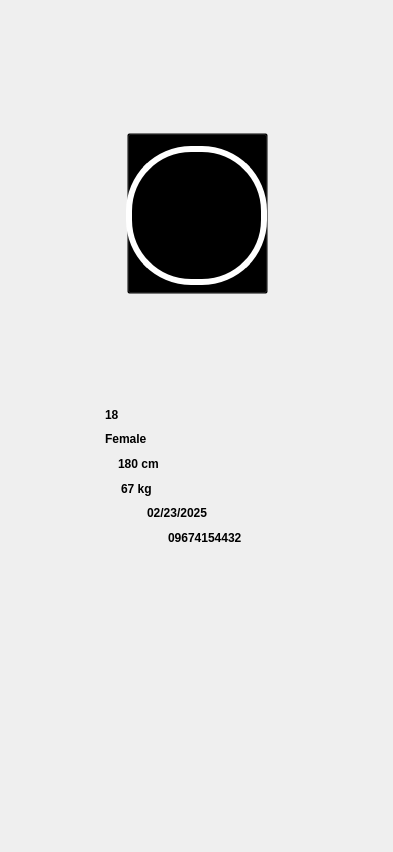
<?xml version="1.0" encoding="UTF-8"?>
<ui version="4.0">
 <class>Form</class>
 <widget class="QWidget" name="Form">
  <property name="geometry">
   <rect>
    <x>0</x>
    <y>0</y>
    <width>393</width>
    <height>852</height>
   </rect>
  </property>
  <property name="minimumSize">
   <size>
    <width>393</width>
    <height>852</height>
   </size>
  </property>
  <property name="maximumSize">
   <size>
    <width>393</width>
    <height>852</height>
   </size>
  </property>
  <property name="windowTitle">
   <string>Form</string>
  </property>
  <widget class="QStackedWidget" name="stackedWidget">
   <property name="geometry">
    <rect>
     <x>0</x>
     <y>0</y>
     <width>393</width>
     <height>852</height>
    </rect>
   </property>
   <property name="styleSheet">
    <string notr="true">background:none;
background-color:transparent;</string>
   </property>
   <property name="currentIndex">
    <number>0</number>
   </property>
   <widget class="QWidget" name="Profile">
    <property name="styleSheet">
     <string notr="true">background-image: url(:/newPrefix/Profile.png);</string>
    </property>
    <widget class="QPushButton" name="ProfileButton">
     <property name="geometry">
      <rect>
       <x>127</x>
       <y>133</y>
       <width>141</width>
       <height>161</height>
      </rect>
     </property>
     <property name="styleSheet">
      <string notr="true">background:none;
background-color:transparent;</string>
     </property>
     <property name="text">
      <string/>
     </property>
    </widget>
    <widget class="QPushButton" name="BackButton">
     <property name="geometry">
      <rect>
       <x>28</x>
       <y>60</y>
       <width>41</width>
       <height>45</height>
      </rect>
     </property>
     <property name="styleSheet">
      <string notr="true">background:none;
background-color:transparent;</string>
     </property>
     <property name="text">
      <string/>
     </property>
     <property name="iconSize">
      <size>
       <width>25</width>
       <height>25</height>
      </size>
     </property>
     <property name="autoDefault">
      <bool>false</bool>
     </property>
     <property name="flat">
      <bool>true</bool>
     </property>
    </widget>
    <widget class="QPushButton" name="ProfileButton_6">
     <property name="geometry">
      <rect>
       <x>126</x>
       <y>146</y>
       <width>141</width>
       <height>139</height>
      </rect>
     </property>
     <property name="styleSheet">
      <string notr="true">background:none;
border-image: url(:/newPrefix/ghjkjk.jpeg);
border-radius: 65px;
 border: 6px solid white;

</string>
     </property>
     <property name="text">
      <string/>
     </property>
    </widget>
    <widget class="QLabel" name="ageLabel">
     <property name="geometry">
      <rect>
       <x>105</x>
       <y>407</y>
       <width>188</width>
       <height>16</height>
      </rect>
     </property>
     <property name="font">
      <font>
       <family>Arial</family>
       <weight>75</weight>
       <bold>true</bold>
      </font>
     </property>
     <property name="styleSheet">
      <string notr="true">background:none;
background-color:transparent;</string>
     </property>
     <property name="text">
      <string>18</string>
     </property>
    </widget>
    <widget class="QLabel" name="sexLabel">
     <property name="geometry">
      <rect>
       <x>105</x>
       <y>431</y>
       <width>189</width>
       <height>16</height>
      </rect>
     </property>
     <property name="font">
      <font>
       <family>Arial</family>
       <weight>75</weight>
       <bold>true</bold>
      </font>
     </property>
     <property name="styleSheet">
      <string notr="true">background:none;
background-color:transparent;</string>
     </property>
     <property name="text">
      <string>Female</string>
     </property>
    </widget>
    <widget class="QLabel" name="heightLabel">
     <property name="geometry">
      <rect>
       <x>118</x>
       <y>456</y>
       <width>187</width>
       <height>16</height>
      </rect>
     </property>
     <property name="font">
      <font>
       <family>Arial</family>
       <weight>75</weight>
       <bold>true</bold>
      </font>
     </property>
     <property name="styleSheet">
      <string notr="true">background:none;
background-color:transparent;</string>
     </property>
     <property name="text">
      <string>180 cm</string>
     </property>
    </widget>
    <widget class="QLabel" name="weightLabel">
     <property name="geometry">
      <rect>
       <x>121</x>
       <y>481</y>
       <width>185</width>
       <height>16</height>
      </rect>
     </property>
     <property name="font">
      <font>
       <family>Arial</family>
       <weight>75</weight>
       <bold>true</bold>
      </font>
     </property>
     <property name="styleSheet">
      <string notr="true">background:none;
background-color:transparent;</string>
     </property>
     <property name="text">
      <string>67 kg</string>
     </property>
    </widget>
    <widget class="QLabel" name="dateLabel">
     <property name="geometry">
      <rect>
       <x>147</x>
       <y>505</y>
       <width>184</width>
       <height>16</height>
      </rect>
     </property>
     <property name="font">
      <font>
       <family>Arial</family>
       <weight>75</weight>
       <bold>true</bold>
      </font>
     </property>
     <property name="styleSheet">
      <string notr="true">background:none;
background-color:transparent;</string>
     </property>
     <property name="text">
      <string>02/23/2025</string>
     </property>
    </widget>
    <widget class="QLabel" name="contactLabel">
     <property name="geometry">
      <rect>
       <x>168</x>
       <y>528</y>
       <width>181</width>
       <height>20</height>
      </rect>
     </property>
     <property name="font">
      <font>
       <family>Arial</family>
       <weight>75</weight>
       <bold>true</bold>
      </font>
     </property>
     <property name="styleSheet">
      <string notr="true">background:none;
background-color:transparent;</string>
     </property>
     <property name="text">
      <string>09674154432</string>
     </property>
    </widget>
    <widget class="QLabel" name="bmiLabel">
     <property name="geometry">
      <rect>
       <x>103</x>
       <y>655</y>
       <width>191</width>
       <height>16</height>
      </rect>
     </property>
     <property name="font">
      <font>
       <family>Arial</family>
       <weight>75</weight>
       <bold>true</bold>
      </font>
     </property>
     <property name="styleSheet">
      <string notr="true">background:none;
background-color:transparent;</string>
     </property>
     <property name="text">
      <string/>
     </property>
    </widget>
    <widget class="QLabel" name="bpLabel">
     <property name="geometry">
      <rect>
       <x>162</x>
       <y>680</y>
       <width>183</width>
       <height>16</height>
      </rect>
     </property>
     <property name="font">
      <font>
       <family>Arial</family>
       <weight>75</weight>
       <bold>true</bold>
      </font>
     </property>
     <property name="styleSheet">
      <string notr="true">background:none;
background-color:transparent;</string>
     </property>
     <property name="text">
      <string/>
     </property>
    </widget>
    <widget class="QLabel" name="heartLabel">
     <property name="geometry">
      <rect>
       <x>137</x>
       <y>705</y>
       <width>188</width>
       <height>20</height>
      </rect>
     </property>
     <property name="font">
      <font>
       <family>Arial</family>
       <weight>75</weight>
       <bold>true</bold>
      </font>
     </property>
     <property name="styleSheet">
      <string notr="true">background:none;
background-color:transparent;</string>
     </property>
     <property name="text">
      <string/>
     </property>
    </widget>
    <widget class="QLabel" name="cholesterolLabel">
     <property name="geometry">
      <rect>
       <x>168</x>
       <y>733</y>
       <width>188</width>
       <height>16</height>
      </rect>
     </property>
     <property name="font">
      <font>
       <family>Arial</family>
       <weight>75</weight>
       <bold>true</bold>
      </font>
     </property>
     <property name="styleSheet">
      <string notr="true">background:none;
background-color:transparent;</string>
     </property>
     <property name="text">
      <string/>
     </property>
    </widget>
   </widget>
   <widget class="QWidget" name="Dashboard">
    <property name="styleSheet">
     <string notr="true">background-image: url(:/newPrefix/Group 242.png);</string>
    </property>
    <widget class="QPushButton" name="BackButtonPage2">
     <property name="geometry">
      <rect>
       <x>17</x>
       <y>10</y>
       <width>31</width>
       <height>31</height>
      </rect>
     </property>
     <property name="toolTip">
      <string>&lt;html&gt;&lt;head/&gt;&lt;body&gt;&lt;p&gt;&lt;img src=&quot;:/Back Button.png&quot;/&gt;&lt;/p&gt;&lt;/body&gt;&lt;/html&gt;</string>
     </property>
     <property name="styleSheet">
      <string notr="true">
border-style: outset;</string>
     </property>
     <property name="text">
      <string/>
     </property>
     <property name="iconSize">
      <size>
       <width>25</width>
       <height>25</height>
      </size>
     </property>
     <property name="autoDefault">
      <bool>false</bool>
     </property>
     <property name="flat">
      <bool>true</bool>
     </property>
    </widget>
    <widget class="QPushButton" name="FeatureButton">
     <property name="geometry">
      <rect>
       <x>149</x>
       <y>747</y>
       <width>93</width>
       <height>71</height>
      </rect>
     </property>
     <property name="styleSheet">
      <string notr="true">background:none;</string>
     </property>
     <property name="text">
      <string/>
     </property>
     <property name="flat">
      <bool>true</bool>
     </property>
    </widget>
    <widget class="QPushButton" name="ProfileButton_2">
     <property name="geometry">
      <rect>
       <x>128</x>
       <y>48</y>
       <width>135</width>
       <height>132</height>
      </rect>
     </property>
     <property name="styleSheet">
      <string notr="true">background:none;
border-image: url(:/newPrefix/ghjkjk.jpeg);
border-radius: 65px;
 border: 6px solid white;

</string>
     </property>
     <property name="text">
      <string/>
     </property>
    </widget>
    <widget class="QPushButton" name="SettingButton">
     <property name="geometry">
      <rect>
       <x>285</x>
       <y>791</y>
       <width>82</width>
       <height>48</height>
      </rect>
     </property>
     <property name="styleSheet">
      <string notr="true">background-color: transparent;
background:none;</string>
     </property>
     <property name="text">
      <string/>
     </property>
     <property name="flat">
      <bool>true</bool>
     </property>
    </widget>
    <widget class="QPushButton" name="ProfileButton_5">
     <property name="geometry">
      <rect>
       <x>21</x>
       <y>791</y>
       <width>93</width>
       <height>46</height>
      </rect>
     </property>
     <property name="styleSheet">
      <string notr="true">background-color: transparent;
background:none;</string>
     </property>
     <property name="text">
      <string/>
     </property>
     <property name="flat">
      <bool>true</bool>
     </property>
    </widget>
    <widget class="QScrollArea" name="scrollArea">
     <property name="geometry">
      <rect>
       <x>6</x>
       <y>341</y>
       <width>384</width>
       <height>399</height>
      </rect>
     </property>
     <property name="styleSheet">
      <string notr="true">QScrollArea{
background:none;
background-color:transparent;
}</string>
     </property>
     <property name="frameShape">
      <enum>QFrame::NoFrame</enum>
     </property>
     <property name="frameShadow">
      <enum>QFrame::Plain</enum>
     </property>
     <property name="lineWidth">
      <number>0</number>
     </property>
     <property name="verticalScrollBarPolicy">
      <enum>Qt::ScrollBarAlwaysOn</enum>
     </property>
     <property name="horizontalScrollBarPolicy">
      <enum>Qt::ScrollBarAlwaysOff</enum>
     </property>
     <property name="sizeAdjustPolicy">
      <enum>QAbstractScrollArea::AdjustToContents</enum>
     </property>
     <property name="widgetResizable">
      <bool>true</bool>
     </property>
     <property name="alignment">
      <set>Qt::AlignCenter</set>
     </property>
     <widget class="QWidget" name="scrollAreaWidgetContents">
      <property name="geometry">
       <rect>
        <x>0</x>
        <y>0</y>
        <width>367</width>
        <height>399</height>
       </rect>
      </property>
      <property name="styleSheet">
       <string notr="true">background:none;
background-color: transparent</string>
      </property>
      <widget class="QWidget" name="widget_6" native="true">
       <property name="geometry">
        <rect>
         <x>-2</x>
         <y>8</y>
         <width>384</width>
         <height>123</height>
        </rect>
       </property>
       <property name="styleSheet">
        <string notr="true">border-radius:8px;
background-color: rgb(153, 188, 133);
background:none;
</string>
       </property>
       <widget class="QPushButton" name="ProfileButton_4">
        <property name="geometry">
         <rect>
          <x>300</x>
          <y>-10</y>
          <width>41</width>
          <height>91</height>
         </rect>
        </property>
        <property name="styleSheet">
         <string notr="true">background:none;
background-color:transparent;
</string>
        </property>
        <property name="text">
         <string/>
        </property>
       </widget>
       <widget class="QWidget" name="widget_4" native="true">
        <property name="geometry">
         <rect>
          <x>110</x>
          <y>30</y>
          <width>71</width>
          <height>61</height>
         </rect>
        </property>
        <property name="styleSheet">
         <string notr="true">border-image: url(:/newPrefix/pancit-canton.jpg);
border-radius:8px;</string>
        </property>
       </widget>
       <widget class="QWidget" name="widget_7" native="true">
        <property name="geometry">
         <rect>
          <x>200</x>
          <y>30</y>
          <width>71</width>
          <height>61</height>
         </rect>
        </property>
        <property name="styleSheet">
         <string notr="true">border-image: url(:/newPrefix/kare.jpg);
border-radius:8px;</string>
        </property>
       </widget>
       <widget class="QPushButton" name="recipeButton">
        <property name="geometry">
         <rect>
          <x>-4</x>
          <y>-6</y>
          <width>388</width>
          <height>133</height>
         </rect>
        </property>
        <property name="styleSheet">
         <string notr="true">border-radius:8px;
background-image: url(:/newPrefix/Group 250.png);
background-color:transparent;
</string>
        </property>
        <property name="text">
         <string/>
        </property>
       </widget>
      </widget>
      <widget class="QWidget" name="widget_5" native="true">
       <property name="geometry">
        <rect>
         <x>-1</x>
         <y>148</y>
         <width>381</width>
         <height>120</height>
        </rect>
       </property>
       <property name="styleSheet">
        <string notr="true">background:none;
background-color:transparent;
</string>
       </property>
       <widget class="QPushButton" name="ProfileButton_3">
        <property name="geometry">
         <rect>
          <x>332</x>
          <y>7</y>
          <width>25</width>
          <height>54</height>
         </rect>
        </property>
        <property name="styleSheet">
         <string notr="true">background:none;
background-color: transparent;</string>
        </property>
        <property name="text">
         <string/>
        </property>
       </widget>
      </widget>
      <widget class="QPushButton" name="calendarButton">
       <property name="geometry">
        <rect>
         <x>-1</x>
         <y>258</y>
         <width>386</width>
         <height>133</height>
        </rect>
       </property>
       <property name="styleSheet">
        <string notr="true">border-radius:8px;
background-image: url(:/newPrefix/Group 251.png);
</string>
       </property>
       <property name="text">
        <string/>
       </property>
      </widget>
      <widget class="QPushButton" name="waterButton">
       <property name="geometry">
        <rect>
         <x>-4</x>
         <y>129</y>
         <width>379</width>
         <height>132</height>
        </rect>
       </property>
       <property name="styleSheet">
        <string notr="true">border-radius:8px;
background-image: url(:/newPrefix/Group 252.png);
background-color:transparent;
</string>
       </property>
       <property name="text">
        <string/>
       </property>
      </widget>
     </widget>
    </widget>
    <widget class="QLabel" name="userName2">
     <property name="geometry">
      <rect>
       <x>204</x>
       <y>256</y>
       <width>159</width>
       <height>44</height>
      </rect>
     </property>
     <property name="font">
      <font>
       <family>Arial</family>
       <pointsize>29</pointsize>
       <weight>75</weight>
       <bold>true</bold>
      </font>
     </property>
     <property name="styleSheet">
      <string notr="true">background:none;
color: rgb(255, 255, 255);
background-color:transparent;</string>
     </property>
     <property name="midLineWidth">
      <number>-1</number>
     </property>
     <property name="text">
      <string>Jana</string>
     </property>
     <property name="alignment">
      <set>Qt::AlignLeading|Qt::AlignLeft|Qt::AlignVCenter</set>
     </property>
    </widget>
    <widget class="QLabel" name="userName">
     <property name="geometry">
      <rect>
       <x>88</x>
       <y>190</y>
       <width>209</width>
       <height>44</height>
      </rect>
     </property>
     <property name="font">
      <font>
       <family>Arial</family>
       <pointsize>14</pointsize>
       <weight>75</weight>
       <bold>true</bold>
      </font>
     </property>
     <property name="styleSheet">
      <string notr="true">background:none;
color: rgb(0, 0, 0);
background-color:transparent;</string>
     </property>
     <property name="midLineWidth">
      <number>-1</number>
     </property>
     <property name="text">
      <string>@jana</string>
     </property>
     <property name="alignment">
      <set>Qt::AlignCenter</set>
     </property>
    </widget>
    <zorder>scrollArea</zorder>
    <zorder>BackButtonPage2</zorder>
    <zorder>FeatureButton</zorder>
    <zorder>ProfileButton_2</zorder>
    <zorder>SettingButton</zorder>
    <zorder>ProfileButton_5</zorder>
    <zorder>userName2</zorder>
    <zorder>userName</zorder>
   </widget>
   <widget class="QWidget" name="Calendar3">
    <property name="styleSheet">
     <string notr="true">background-image: url(:/newPrefix/Group 255.png);</string>
    </property>
    <widget class="QPushButton" name="BackButtonPage3">
     <property name="geometry">
      <rect>
       <x>303</x>
       <y>15</y>
       <width>31</width>
       <height>31</height>
      </rect>
     </property>
     <property name="toolTip">
      <string>&lt;html&gt;&lt;head/&gt;&lt;body&gt;&lt;p&gt;&lt;img src=&quot;:/Back Button.png&quot;/&gt;&lt;/p&gt;&lt;/body&gt;&lt;/html&gt;</string>
     </property>
     <property name="styleSheet">
      <string notr="true">background:none;
background-color:transparent;</string>
     </property>
     <property name="text">
      <string/>
     </property>
     <property name="iconSize">
      <size>
       <width>25</width>
       <height>25</height>
      </size>
     </property>
     <property name="autoDefault">
      <bool>false</bool>
     </property>
    </widget>
    <widget class="QPushButton" name="logOut">
     <property name="geometry">
      <rect>
       <x>28</x>
       <y>800</y>
       <width>29</width>
       <height>24</height>
      </rect>
     </property>
     <property name="styleSheet">
      <string notr="true">background-color: rgb(0, 110, 156);
border-radius: 12px;
color: white; 
text-align: center; 
font-size: 12px;
background:none;</string>
     </property>
     <property name="text">
      <string/>
     </property>
     <property name="flat">
      <bool>true</bool>
     </property>
    </widget>
    <widget class="QPushButton" name="BackButton_2">
     <property name="geometry">
      <rect>
       <x>37</x>
       <y>35</y>
       <width>31</width>
       <height>31</height>
      </rect>
     </property>
     <property name="toolTip">
      <string>&lt;html&gt;&lt;head/&gt;&lt;body&gt;&lt;p&gt;&lt;img src=&quot;:/Back Button.png&quot;/&gt;&lt;/p&gt;&lt;/body&gt;&lt;/html&gt;</string>
     </property>
     <property name="styleSheet">
      <string notr="true">background:none;
background-color:transparent;</string>
     </property>
     <property name="text">
      <string/>
     </property>
     <property name="iconSize">
      <size>
       <width>25</width>
       <height>25</height>
      </size>
     </property>
     <property name="autoDefault">
      <bool>false</bool>
     </property>
     <property name="flat">
      <bool>true</bool>
     </property>
    </widget>
    <widget class="QLineEdit" name="nameBox">
     <property name="geometry">
      <rect>
       <x>32</x>
       <y>153</y>
       <width>327</width>
       <height>37</height>
      </rect>
     </property>
     <property name="styleSheet">
      <string notr="true">QLineEdit{
background-color: white;
background:none;
border-radius: 10px;
padding: 10px;
border: 3px solid #86CCFF}</string>
     </property>
     <property name="text">
      <string/>
     </property>
    </widget>
    <widget class="QLineEdit" name="contactBox">
     <property name="geometry">
      <rect>
       <x>31</x>
       <y>427</y>
       <width>327</width>
       <height>37</height>
      </rect>
     </property>
     <property name="styleSheet">
      <string notr="true">QLineEdit{
background-color: white;
background:none;
border-radius: 10px;
padding: 10px;
border: 3px solid #86CCFF}</string>
     </property>
     <property name="text">
      <string/>
     </property>
    </widget>
    <widget class="QLineEdit" name="dateBox">
     <property name="geometry">
      <rect>
       <x>31</x>
       <y>291</y>
       <width>154</width>
       <height>37</height>
      </rect>
     </property>
     <property name="styleSheet">
      <string notr="true">QLineEdit{
background-color: white;
background:none;
border-radius: 10px;
padding: 10px;
border: 3px solid #86CCFF}</string>
     </property>
     <property name="text">
      <string/>
     </property>
    </widget>
    <widget class="QLineEdit" name="sexBox">
     <property name="geometry">
      <rect>
       <x>204</x>
       <y>291</y>
       <width>155</width>
       <height>37</height>
      </rect>
     </property>
     <property name="styleSheet">
      <string notr="true">QLineEdit{
background-color: white;
background:none;
border-radius: 10px;
padding: 10px;
border: 3px solid #86CCFF}</string>
     </property>
     <property name="text">
      <string/>
     </property>
    </widget>
    <widget class="QLineEdit" name="weightBox">
     <property name="geometry">
      <rect>
       <x>204</x>
       <y>360</y>
       <width>155</width>
       <height>37</height>
      </rect>
     </property>
     <property name="styleSheet">
      <string notr="true">QLineEdit{
background-color: white;
background:none;
border-radius: 10px;
padding: 10px;
border: 3px solid #86CCFF}</string>
     </property>
     <property name="text">
      <string/>
     </property>
    </widget>
    <widget class="QLineEdit" name="heightBox">
     <property name="geometry">
      <rect>
       <x>31</x>
       <y>360</y>
       <width>154</width>
       <height>37</height>
      </rect>
     </property>
     <property name="styleSheet">
      <string notr="true">QLineEdit{
background-color: white;
background:none;
border-radius: 10px;
padding: 10px;
border: 3px solid #86CCFF}</string>
     </property>
     <property name="text">
      <string/>
     </property>
    </widget>
    <widget class="QLineEdit" name="bmiBox">
     <property name="geometry">
      <rect>
       <x>31</x>
       <y>543</y>
       <width>327</width>
       <height>37</height>
      </rect>
     </property>
     <property name="styleSheet">
      <string notr="true">QLineEdit{
background-color: white;
background:none;
border-radius: 10px;
padding: 10px;
border: 3px solid #86CCFF}</string>
     </property>
     <property name="text">
      <string/>
     </property>
    </widget>
    <widget class="QLineEdit" name="bloodBox">
     <property name="geometry">
      <rect>
       <x>30</x>
       <y>613</y>
       <width>327</width>
       <height>37</height>
      </rect>
     </property>
     <property name="styleSheet">
      <string notr="true">QLineEdit{
background-color: white;
background:none;
border-radius: 10px;
padding: 10px;
border: 3px solid #86CCFF}</string>
     </property>
     <property name="text">
      <string/>
     </property>
    </widget>
    <widget class="QLineEdit" name="heartBox">
     <property name="geometry">
      <rect>
       <x>30</x>
       <y>681</y>
       <width>327</width>
       <height>37</height>
      </rect>
     </property>
     <property name="styleSheet">
      <string notr="true">QLineEdit{
background-color: white;
background:none;
border-radius: 10px;
padding: 10px;
border: 3px solid #86CCFF}</string>
     </property>
     <property name="text">
      <string/>
     </property>
    </widget>
    <widget class="QLineEdit" name="cholesterolBox">
     <property name="geometry">
      <rect>
       <x>29</x>
       <y>750</y>
       <width>327</width>
       <height>37</height>
      </rect>
     </property>
     <property name="styleSheet">
      <string notr="true">QLineEdit{
background-color: white;
background:none;
border-radius: 10px;
padding: 10px;
border: 3px solid #86CCFF}</string>
     </property>
     <property name="text">
      <string/>
     </property>
    </widget>
    <widget class="QLineEdit" name="usernameBox">
     <property name="geometry">
      <rect>
       <x>32</x>
       <y>221</y>
       <width>327</width>
       <height>37</height>
      </rect>
     </property>
     <property name="styleSheet">
      <string notr="true">QLineEdit{
background-color: white;
background:none;
border-radius: 10px;
padding: 10px;
border: 3px solid #86CCFF}</string>
     </property>
     <property name="text">
      <string/>
     </property>
    </widget>
    <widget class="QPushButton" name="save">
     <property name="geometry">
      <rect>
       <x>165</x>
       <y>804</y>
       <width>75</width>
       <height>23</height>
      </rect>
     </property>
     <property name="font">
      <font>
       <family>Verdana</family>
       <pointsize>12</pointsize>
       <weight>75</weight>
       <bold>true</bold>
      </font>
     </property>
     <property name="styleSheet">
      <string notr="true">color: rgb(255, 255, 255);
border-radius:10px;</string>
     </property>
     <property name="text">
      <string>SAVE</string>
     </property>
    </widget>
   </widget>
   <widget class="QWidget" name="page">
    <widget class="QWidget" name="widget_13" native="true">
     <property name="geometry">
      <rect>
       <x>0</x>
       <y>-10</y>
       <width>421</width>
       <height>971</height>
      </rect>
     </property>
     <property name="styleSheet">
      <string notr="true">background-image: url(:/newPrefix/bgcloud.png);</string>
     </property>
     <widget class="QPushButton" name="BackButton_3">
      <property name="geometry">
       <rect>
        <x>36</x>
        <y>85</y>
        <width>31</width>
        <height>31</height>
       </rect>
      </property>
      <property name="toolTip">
       <string>&lt;html&gt;&lt;head/&gt;&lt;body&gt;&lt;p&gt;&lt;img src=&quot;:/Back Button.png&quot;/&gt;&lt;/p&gt;&lt;/body&gt;&lt;/html&gt;</string>
      </property>
      <property name="styleSheet">
       <string notr="true">background:none;
border-image: url(:/newPrefix/Back Button.png);
background-color:transparent;

border-style: outset;</string>
      </property>
      <property name="text">
       <string/>
      </property>
      <property name="iconSize">
       <size>
        <width>25</width>
        <height>25</height>
       </size>
      </property>
      <property name="autoDefault">
       <bool>false</bool>
      </property>
      <property name="flat">
       <bool>true</bool>
      </property>
     </widget>
     <widget class="QScrollArea" name="scrollArea_2">
      <property name="geometry">
       <rect>
        <x>8</x>
        <y>135</y>
        <width>382</width>
        <height>708</height>
       </rect>
      </property>
      <property name="styleSheet">
       <string notr="true">background:none;
background-color:transparent</string>
      </property>
      <property name="frameShape">
       <enum>QFrame::NoFrame</enum>
      </property>
      <property name="verticalScrollBarPolicy">
       <enum>Qt::ScrollBarAlwaysOn</enum>
      </property>
      <property name="sizeAdjustPolicy">
       <enum>QAbstractScrollArea::AdjustIgnored</enum>
      </property>
      <property name="widgetResizable">
       <bool>true</bool>
      </property>
      <widget class="QWidget" name="scrollAreaWidgetContents_2">
       <property name="geometry">
        <rect>
         <x>0</x>
         <y>0</y>
         <width>365</width>
         <height>1042</height>
        </rect>
       </property>
       <layout class="QFormLayout" name="formLayout">
        <item row="0" column="0">
         <widget class="QPushButton" name="pushButton_7">
          <property name="minimumSize">
           <size>
            <width>170</width>
            <height>200</height>
           </size>
          </property>
          <property name="styleSheet">
           <string notr="true">background:none;
background-color:transparent;
border-image: url(:/newPrefix/features4.png);</string>
          </property>
          <property name="text">
           <string/>
          </property>
         </widget>
        </item>
        <item row="0" column="1">
         <widget class="QPushButton" name="pushButton">
          <property name="enabled">
           <bool>true</bool>
          </property>
          <property name="minimumSize">
           <size>
            <width>120</width>
            <height>200</height>
           </size>
          </property>
          <property name="styleSheet">
           <string notr="true">background:none;
border-image: url(:/newPrefix/features2.png);
background-color:transparent;</string>
          </property>
          <property name="text">
           <string/>
          </property>
         </widget>
        </item>
        <item row="1" column="0">
         <widget class="QPushButton" name="exerciseButton">
          <property name="minimumSize">
           <size>
            <width>170</width>
            <height>200</height>
           </size>
          </property>
          <property name="styleSheet">
           <string notr="true">background:none;
border-image: url(:/newPrefix/features1.png);
background-color:transparent;</string>
          </property>
          <property name="text">
           <string/>
          </property>
         </widget>
        </item>
        <item row="1" column="1">
         <widget class="QPushButton" name="waterButton2">
          <property name="minimumSize">
           <size>
            <width>120</width>
            <height>200</height>
           </size>
          </property>
          <property name="styleSheet">
           <string notr="true">background:none;
background-color:transparent;
border-image: url(:/newPrefix/features6.png);</string>
          </property>
          <property name="text">
           <string/>
          </property>
         </widget>
        </item>
        <item row="2" column="0">
         <widget class="QPushButton" name="pushButton_6">
          <property name="minimumSize">
           <size>
            <width>170</width>
            <height>200</height>
           </size>
          </property>
          <property name="styleSheet">
           <string notr="true">background:none;
background-color:transparent;
border-image: url(:/newPrefix/features3.png);</string>
          </property>
          <property name="text">
           <string/>
          </property>
         </widget>
        </item>
        <item row="2" column="1">
         <widget class="QPushButton" name="pushButton_2">
          <property name="minimumSize">
           <size>
            <width>120</width>
            <height>200</height>
           </size>
          </property>
          <property name="styleSheet">
           <string notr="true">background:none;
border-image: url(:/newPrefix/features7.png);
background-color:transparent;</string>
          </property>
          <property name="text">
           <string/>
          </property>
         </widget>
        </item>
        <item row="3" column="0">
         <widget class="QPushButton" name="pushButton_8">
          <property name="minimumSize">
           <size>
            <width>170</width>
            <height>200</height>
           </size>
          </property>
          <property name="styleSheet">
           <string notr="true">background:none;
background-color:transparent;
border-image: url(:/newPrefix/features8.png);</string>
          </property>
          <property name="text">
           <string/>
          </property>
         </widget>
        </item>
        <item row="3" column="1">
         <widget class="QPushButton" name="pushButton_9">
          <property name="minimumSize">
           <size>
            <width>120</width>
            <height>200</height>
           </size>
          </property>
          <property name="styleSheet">
           <string notr="true">background:none;
background-color:transparent;
border-image: url(:/newPrefix/features9.png);</string>
          </property>
          <property name="text">
           <string/>
          </property>
         </widget>
        </item>
        <item row="4" column="1">
         <widget class="QPushButton" name="skincare">
          <property name="minimumSize">
           <size>
            <width>120</width>
            <height>200</height>
           </size>
          </property>
          <property name="styleSheet">
           <string notr="true">background:none;
background-color:transparent;
border-image: url(:/newPrefix/features10.png);</string>
          </property>
          <property name="text">
           <string/>
          </property>
         </widget>
        </item>
       </layout>
      </widget>
     </widget>
     <widget class="QLabel" name="label_11">
      <property name="geometry">
       <rect>
        <x>74</x>
        <y>69</y>
        <width>230</width>
        <height>30</height>
       </rect>
      </property>
      <property name="styleSheet">
       <string notr="true">border-image: url(:/newPrefix/Group 75.png);
background:none;
background-color: transparent;</string>
      </property>
      <property name="text">
       <string/>
      </property>
     </widget>
     <zorder>scrollArea_2</zorder>
     <zorder>BackButton_3</zorder>
     <zorder>label_11</zorder>
    </widget>
   </widget>
  </widget>
 </widget>
 <resources>
  <include location="assets/resources_dash.qrc"/>
 </resources>
 <connections/>
</ui>
